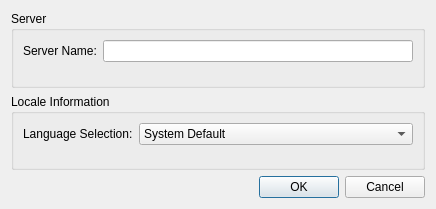
<?xml version="1.0" encoding="UTF-8"?>
<ui version="4.0">
 <class>Settings</class>
 <widget class="QDialog" name="Settings">
  <property name="geometry">
   <rect>
    <x>0</x>
    <y>0</y>
    <width>436</width>
    <height>209</height>
   </rect>
  </property>
  <property name="windowTitle">
   <string>Settings</string>
  </property>
  <layout class="QGridLayout" name="gridLayout">
   <item row="3" column="0">
    <widget class="QDialogButtonBox" name="buttonbox">
     <property name="orientation">
      <enum>Qt::Horizontal</enum>
     </property>
     <property name="standardButtons">
      <set>QDialogButtonBox::Cancel|QDialogButtonBox::Ok</set>
     </property>
    </widget>
   </item>
   <item row="1" column="0">
    <layout class="QVBoxLayout" name="verticalLayout">
     <item>
      <widget class="QGroupBox" name="group_box_server">
       <property name="title">
        <string>Server</string>
       </property>
       <layout class="QGridLayout" name="gridLayout_4">
        <item row="0" column="0">
         <layout class="QFormLayout" name="formLayout_3">
          <item row="0" column="0">
           <widget class="QLabel" name="label_server_name">
            <property name="text">
             <string>Server Name:</string>
            </property>
           </widget>
          </item>
          <item row="0" column="1">
           <widget class="QLineEdit" name="line_edit_server_name"/>
          </item>
         </layout>
        </item>
       </layout>
      </widget>
     </item>
     <item>
      <widget class="QGroupBox" name="group_box_locale">
       <property name="title">
        <string>Locale Information</string>
       </property>
       <layout class="QGridLayout" name="gridLayout_3">
        <item row="0" column="0">
         <layout class="QFormLayout" name="formLayout_2">
          <item row="0" column="0">
           <widget class="QLabel" name="label_language_selection">
            <property name="text">
             <string>Language Selection:</string>
            </property>
           </widget>
          </item>
          <item row="0" column="1">
           <widget class="QComboBox" name="combo_box_language">
            <property name="currentText">
             <string>System Default</string>
            </property>
            <item>
             <property name="text">
              <string>System Default</string>
             </property>
            </item>
            <item>
             <property name="text">
              <string notr="true">Català</string>
             </property>
            </item>
            <item>
             <property name="text">
              <string notr="true">English</string>
             </property>
            </item>
            <item>
             <property name="text">
              <string notr="true">Español</string>
             </property>
            </item>
           </widget>
          </item>
         </layout>
        </item>
       </layout>
      </widget>
     </item>
    </layout>
   </item>
  </layout>
 </widget>
 <resources/>
 <connections>
  <connection>
   <sender>buttonbox</sender>
   <signal>accepted()</signal>
   <receiver>Settings</receiver>
   <slot>accept()</slot>
   <hints>
    <hint type="sourcelabel">
     <x>248</x>
     <y>254</y>
    </hint>
    <hint type="destinationlabel">
     <x>157</x>
     <y>274</y>
    </hint>
   </hints>
  </connection>
  <connection>
   <sender>buttonbox</sender>
   <signal>rejected()</signal>
   <receiver>Settings</receiver>
   <slot>reject()</slot>
   <hints>
    <hint type="sourcelabel">
     <x>316</x>
     <y>260</y>
    </hint>
    <hint type="destinationlabel">
     <x>286</x>
     <y>274</y>
    </hint>
   </hints>
  </connection>
 </connections>
</ui>
